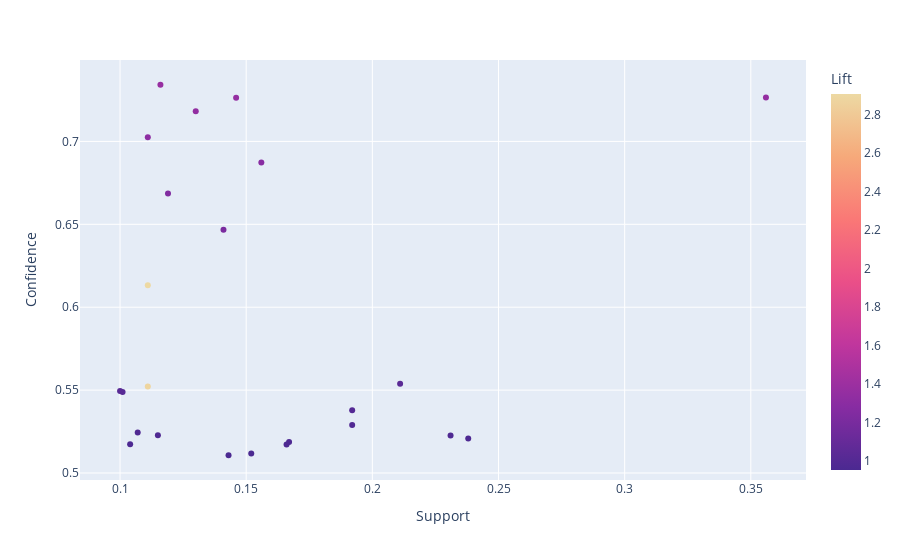

Notebook cell for this chart:
### Code cell
rules_df = pd.DataFrame(associationRules,columns=['LHS','RHS','Support','Confidence','Lift'])
fig = px.scatter(rules_df, x = 'Support', y="Confidence",color="Lift", hover_data=['LHS','RHS'], color_continuous_scale="agsunset")

fig.show()

### Figure 1 — Plotly figure (JSON) as saved in the notebook; plotly's stock layout.template omitted (floating-point values rounded to 4 significant figures)
{"data": [{"customdata": [[["artichoke"], ["cosmetics"]], [["avocado"], ["cosmetics"]], [["banana"], ["cosmetics"]], [["bourbon"], ["cosmetics"]], [["choclate"], ["cosmetics"]], [["coke"], ["cosmetics"]], [["cracker"], ["cosmetics"]], [["sardines"], ["cosmetics"]], [["artichoke", "avocado"], ["cosmetics"]], [["avocado", "banana"], ["cosmetics"]], [["bourbon", "avocado"], ["cosmetics"]], [["choclate", "avocado"], ["cosmetics"]], [["cracker", "avocado"], ["cosmetics"]], [["sardines", "avocado"], ["cosmetics"]], [["bourbon", "banana"], ["cosmetics"]], [["choclate", "banana"], ["cosmetics"]], [["cracker", "banana"], ["cosmetics"]], [["choclate", "bourbon"], ["cosmetics"]], [["cracker", "bourbon"], ["cosmetics"]], [["sardines", "bourbon"], ["cosmetics"]], [["cracker", "choclate"], ["cosmetics"]], [["choclate", "avocado"], ["cracker", "cosmetics"]], [["cracker", "avocado"], ["cosmetics", "choclate"]], [["cracker", "choclate", "avocado"], ["cosmetics"]]], "hovertemplate": "Support=%{x}<br>Confidence=%{y}<br>LHS=%{customdata[0]}<br>RHS=%{customdata[1]}<br>Lift=%{marker.color}<extra></extra>", "legendgroup": "", "marker": {"color": [0.9676, 1.355, 0.9868, 0.975, 1.003, 0.9528, 1.033, 0.9716, 1.37, 1.247, 1.207, 1.34, 1.355, 1.282, 0.9752, 1.024, 1.025, 0.9786, 0.9653, 0.9548, 0.9648, 2.906, 2.876, 1.311], "coloraxis": "coloraxis", "symbol": "circle"}, "mode": "markers", "name": "", "orientation": "v", "showlegend": false, "type": "scatter", "x": [0.167, 0.356, 0.192, 0.231, 0.192, 0.143, 0.211, 0.238, 0.116, 0.119, 0.141, 0.13, 0.146, 0.156, 0.115, 0.101, 0.1, 0.107, 0.104, 0.152, 0.166, 0.111, 0.111, 0.111], "xaxis": "x", "y": [0.5186, 0.7265, 0.5289, 0.5226, 0.5378, 0.5107, 0.5538, 0.5208, 0.7342, 0.6685, 0.6468, 0.7182, 0.7264, 0.6872, 0.5227, 0.5489, 0.5495, 0.5245, 0.5174, 0.5118, 0.5171, 0.6133, 0.5522, 0.7025], "yaxis": "y"}], "layout": {"autosize": true, "coloraxis": {"colorbar": {"title": {"text": "Lift"}}, "colorscale": [[0, "rgb(75, 41, 145)"], [0.1667, "rgb(135, 44, 162)"], [0.3333, "rgb(192, 54, 157)"], [0.5, "rgb(234, 79, 136)"], [0.6667, "rgb(250, 120, 118)"], [0.8333, "rgb(246, 169, 122)"], [1, "rgb(237, 217, 163)"]]}, "legend": {"tracegroupgap": 0}, "margin": {"t": 60}, "xaxis": {"anchor": "y", "autorange": true, "domain": [0, 1], "range": [0.0835, 0.3725], "title": {"text": "Support"}, "type": "linear"}, "yaxis": {"anchor": "x", "autorange": true, "domain": [0, 1], "range": [0.4934, 0.7515], "title": {"text": "Confidence"}, "type": "linear"}}}
